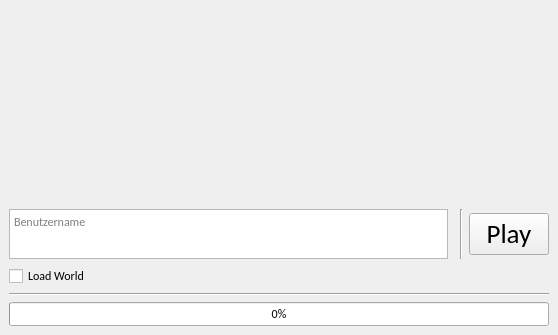
<?xml version="1.0" encoding="UTF-8"?>
<ui version="4.0">
 <class>MainWindow</class>
 <widget class="QMainWindow" name="MainWindow">
  <property name="geometry">
   <rect>
    <x>0</x>
    <y>0</y>
    <width>558</width>
    <height>335</height>
   </rect>
  </property>
  <property name="font">
   <font>
    <family>Calibri</family>
   </font>
  </property>
  <property name="cursor">
   <cursorShape>CrossCursor</cursorShape>
  </property>
  <property name="windowTitle">
   <string>mck Launcher</string>
  </property>
  <property name="tabShape">
   <enum>QTabWidget::Rounded</enum>
  </property>
  <widget class="QWidget" name="centralwidget">
   <layout class="QGridLayout" name="gridLayout">
    <item row="1" column="2">
     <widget class="Line" name="line">
      <property name="orientation">
       <enum>Qt::Vertical</enum>
      </property>
     </widget>
    </item>
    <item row="1" column="3">
     <widget class="QPushButton" name="playButton">
      <property name="font">
       <font>
        <family>Calibri</family>
        <pointsize>20</pointsize>
       </font>
      </property>
      <property name="text">
       <string>Play</string>
      </property>
     </widget>
    </item>
    <item row="3" column="0" colspan="4">
     <widget class="Line" name="line_2">
      <property name="minimumSize">
       <size>
        <width>0</width>
        <height>0</height>
       </size>
      </property>
      <property name="orientation">
       <enum>Qt::Horizontal</enum>
      </property>
     </widget>
    </item>
    <item row="4" column="0" colspan="4">
     <widget class="QProgressBar" name="downloadBar">
      <property name="value">
       <number>0</number>
      </property>
      <property name="invertedAppearance">
       <bool>false</bool>
      </property>
     </widget>
    </item>
    <item row="2" column="0">
     <widget class="QCheckBox" name="loadWorld">
      <property name="text">
       <string>Load World</string>
      </property>
     </widget>
    </item>
    <item row="1" column="0">
     <widget class="QTextEdit" name="usernameEdit">
      <property name="maximumSize">
       <size>
        <width>16777215</width>
        <height>50</height>
       </size>
      </property>
      <property name="placeholderText">
       <string>Benutzername</string>
      </property>
     </widget>
    </item>
    <item row="0" column="0" colspan="3">
     <widget class="QLabel" name="label">
      <property name="minimumSize">
       <size>
        <width>0</width>
        <height>0</height>
       </size>
      </property>
      <property name="text">
       <string/>
      </property>
     </widget>
    </item>
   </layout>
  </widget>
 </widget>
 <resources/>
 <connections/>
</ui>
